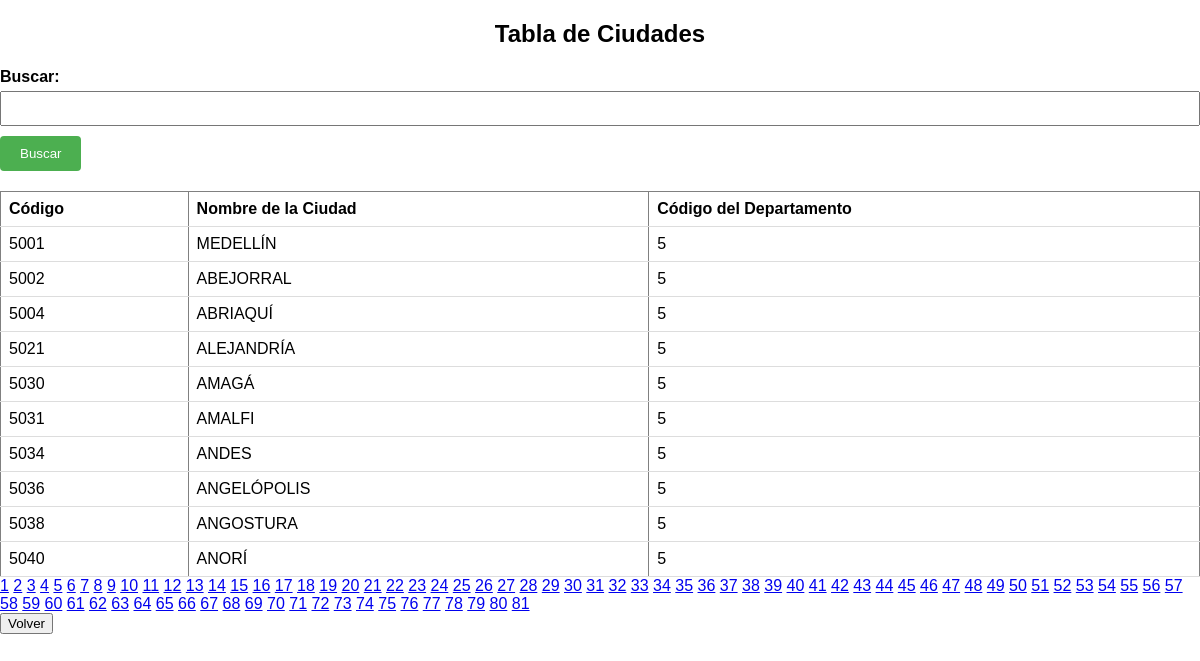
Screenshot of /Ciudades/index_ciu.php with the database file from the repository.
### tables this page shows
CREATE TABLE `ciudades` (
  `codigo_ciu` int(11) NOT NULL,
  `nombre_ciu` varchar(70) DEFAULT NULL,
  `codigo_dep` int(11) DEFAULT NULL
);

### Ciudades/index_ciu.php (the view, shortened to what this page needs)
<?php
include ('../conexion.php');
$conn = new mysqli($servername, $username, $password, $dbname);
$registros_por_pagina = 10;
if (isset($_GET['pagina'])) {
    $pagina = $_GET['pagina'];
} else {
    $pagina = 1;
}
$inicio = ($pagina - 1) * $registros_por_pagina;
$sql_total = "SELECT COUNT(*) AS total FROM ciudades";
$result_total = $conn->query($sql_total);
$row_total = $result_total->fetch_assoc();
$total_registros = $row_total['total'];
$total_paginas = ceil($total_registros / $registros_por_pagina);
if ($_SERVER["REQUEST_METHOD"] == "POST") {
    $busqueda = $_POST['busqueda'];
    $sql = "SELECT * FROM ciudades WHERE nombre_ciu LIKE '%$busqueda%'";
    $result = $conn->query($sql);
} else {
    $sql = "SELECT * FROM ciudades LIMIT $inicio, $registros_por_pagina";
    $result = $conn->query($sql);
}
?>
<!DOCTYPE html>
<html lang="es">
<head>
    <link rel="stylesheet" href="Styles_ciu.css">
</head>
<body>
    <h2>Tabla de Ciudades</h2>
    <form action="" method="post">
        <label for="busqueda">Buscar:</label>
        <input type="text" name="busqueda" id="busqueda">
        <input type="submit" value="Buscar">
    </form>
    <table border="1">
        <tr>
            <th>Código</th>
            <th>Nombre de la Ciudad</th>
            <th>Código del Departamento</th>
        </tr>
        <?php
        if ($result->num_rows > 0) {
            while ($row = $result->fetch_assoc()) {
                echo "<tr>";
                echo "<td>" . $row['codigo_ciu'] . "</td>";
                echo "<td>" . $row['nombre_ciu'] . "</td>";
                echo "<td>" . $row['codigo_dep'] . "</td>";
                echo "</tr>";
            }
        } else {
            echo "<tr><td colspan='3'>No se encontraron registros.</td></tr>";
        }
        ?>
    </table>
    <div>
        <?php
        for ($i = 1; $i <= $total_paginas; $i++) {
            echo "<a href='?pagina=$i'>$i</a> ";
        }
        ?>
    </div>
    <button type="button" onclick="window.history.back()">Volver</button>
</body>
</html>

### Ciudades/Styles_ciu.css (style rules this page uses)
body { font-family: Arial, sans-serif; margin: 0; padding: 0; box-sizing: border-box; }
h2 { text-align: center; margin-top: 20px; }
table { width: 100%; border-collapse: collapse; margin-top: 20px; }
th, td { padding: 8px; text-align: left; border-bottom: 1px solid #ddd; }
form { margin-bottom: 20px; }
label { font-weight: bold; }
input[type="text"] { width: 100%; padding: 8px; margin-top: 5px; margin-bottom: 10px; box-sizing: border-box; }
input[type="submit"] { background-color: #4CAF50; color: white; padding: 10px 20px; border: none; border-radius: 4px; cursor: pointer; }

### rows the page displays
ciudades: codigo_ciu "5001", nombre_ciu "MEDELLÍN", codigo_dep "5"
ciudades: codigo_ciu "5002", nombre_ciu "ABEJORRAL", codigo_dep "5"
ciudades: codigo_ciu "5004", nombre_ciu "ABRIAQUÍ", codigo_dep "5"
ciudades: codigo_ciu "5021", nombre_ciu "ALEJANDRÍA", codigo_dep "5"
ciudades: codigo_ciu "5030", nombre_ciu "AMAGÁ", codigo_dep "5"
ciudades: codigo_ciu "5031", nombre_ciu "AMALFI", codigo_dep "5"
ciudades: codigo_ciu "5034", nombre_ciu "ANDES", codigo_dep "5"
ciudades: codigo_ciu "5036", nombre_ciu "ANGELÓPOLIS", codigo_dep "5"
ciudades: codigo_ciu "5038", nombre_ciu "ANGOSTURA", codigo_dep "5"
ciudades: codigo_ciu "5040", nombre_ciu "ANORÍ", codigo_dep "5"
